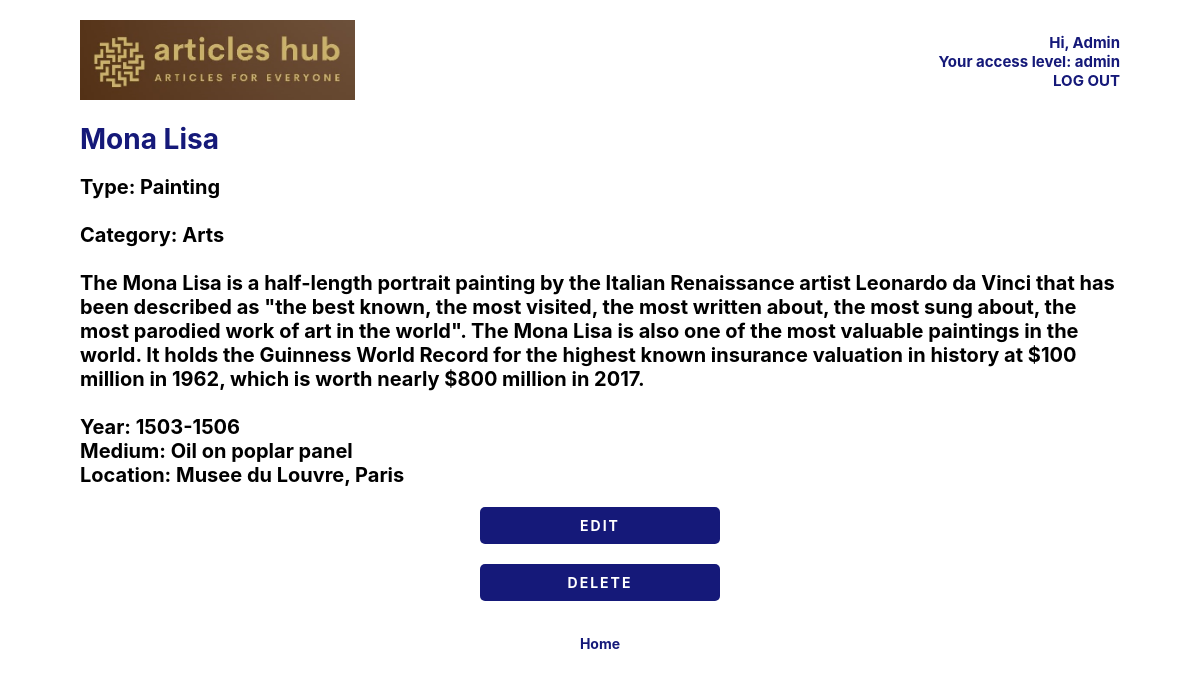
Screenshot of /articleshub/article/18/ (signed in) with the database file from the repository.
### ARTICLES_HUB/models.py (models this page shows, shortened)
class Article (models.Model):
    article_id = models.IntegerField
    type_id = models.ForeignKey (ArticleType, on_delete=models.SET_NULL, null=True)
    category_id = models.ForeignKey (ArticleCategory, on_delete=models.SET_NULL, null=True)
    article_name = models.TextField(max_length=255)
    year_of_born = models.TextField(max_length=50, blank=True)
    year_of_died = models.TextField(max_length=50, blank=True)
    nationality = models.TextField(max_length=50, blank=True)
    notable_work = models.TextField(max_length=255, blank=True)
    article_about = models.TextField(max_length=8000, blank=True)
    known_for = models.TextField(max_length=255, blank=True)
    article_year = models.TextField(max_length=50, blank=True)
    medium = models.TextField(max_length=255, blank=True)
    dimensions = models.TextField(max_length=255, blank=True)
    location = models.TextField(max_length=255, blank=True)
    designed = models.TextField(max_length=255, blank=True)
    developer = models.TextField(max_length=255, blank=True)

class ArticleType(models.Model):
    type_id = models.IntegerField
    type_name = models.TextField(max_length=255)
    def __str__(self):
        return self.type_name

class ArticleCategory(models.Model):
    category_id = models.IntegerField
    category_name = models.TextField(max_length=255)
    def __str__(self):
        return self.category_name

### ARTICLES_HUB/views.py (the view)
# urls.py: path("article/<int:pk>/", ArticleDetailsView.as_view(), name = "article_detail"),
class ArticleDetailsView(DetailView):
    model = Article
    template_name = "article_detail.html"

### ARTICLES_HUB/templates/article_detail.html (shortened to what this page needs)
{% extends "base.html" %}
{% load static %}
{% load crispy_forms_tags %}
{% block content %}
{% if user.is_authenticated %}
  <div class="tour-entry">
    <h1>{{ article.article_name }} </h1>
    <h4>Type: {{article.type_id }}
      <br><br>
       Category: {{ article.category_id }}
       <br><br>
       {{article.article_about}}
       <br> <br>
       {% if article.article_year != null %}
       Year: {{article.article_year}}
       <br>
       {% endif %}
       {% if article.medium != null %}
       Medium: {{article.medium}}
       <br>
       {% endif %}
       {% if article.location != null %}
       Location: {{article.location}}
       <br>
       {% endif %}
  </div>
  <center>
    {% if 'contenttypes.change_contenttype' in perms %}
    <a href="{% url 'article_edit' article.pk %}" class="button-dark">EDIT</a>
    {% endif %}
    {% if 'contenttypes.delete_contenttype' in perms %}
    <a href="{% url 'article_delete' article.pk %}" class="button-dark">DELETE</a><br><br>
    {% endif %}
    <a href="{% url 'home' %}">Home</a>
  </center>
{% endif %}
{% endblock content %}

### ARTICLES_HUB/templates/base.html (shortened to what this page needs)
{% load static %}
<!DOCTYPE html>
<html lang="en">
<head>
    <link rel="stylesheet" href="{% static 'css/base.css' %}">
</head>
<body>
    {% if user.is_authenticated %}
    <div class="base-container">
        <div class="base-logo">
          <a href="{% url 'home' %}"><img src="{% static 'images/articles_hub_logo2.jpg' %}" height="80px"></a>
        </div>
        <div class="base-text">
            <h5>
                Hi, {{user.first_name}} <br>
                 Your access level: {{user.groups.first.name}} <br>
                 <a href="{% url 'logout' %}">LOG OUT</a>
            </h5>
        </div>
      </div>
    {% endif %}
{% block content %} {% endblock content %}
</body>
</html>

### ARTICLES_HUB/static/css/base.css (style rules this page uses)
body { font-family: 'Inter', sans-serif; font-size: 14px; text-decoration: none; margin: 20px 80px 20px 80px; }
.button-dark { background-color: #151979; color: white !important; padding: 10px 20px; margin-top: 20px; display: block; font-weight: bold; text-align: center; border-radius: 5px; border: none !important; letter-spacing: 2px; }
a { color: #151979; font-weight: bold; text-decoration: none; margin-left: 0px; margin-top: 0px; width: 200px; }
h5 { text-align: right; text-decoration: none; color: #151979; font-size: 15px; font-weight: bold; margin: 0px; }
h4 { font-size: 20px; text-decoration: #333636; margin-bottom: 7px; margin-top: 7px; }
h1 { font-weight: bold; color: #151979; }
.base-container { display: flex; justify-content: space-between; align-items: center; }
.base-logo { flex-basis: 50%; }
.base-text { text-align: left; margin-left: auto; flex-basis: 50%; }

### rows the page displays
Article: article_name "Mona Lisa", type_id "Painting", category_id "Arts", article_about "The Mona Lisa is a half-length portrait painting by the Italian Renaissance artist Leonardo da Vinci that has been described as \"the best known, the most visited, the most written about, the most sung about, the most parodied work of art in the world\". The Mona Lisa is also one of the most valuable paintings in the world. It holds the Guinness World Record for the highest known insurance valuation in history at $100 million in 1962, which is worth nearly $800 million in 2017.", article_year "1503-1506", medium "Oil on poplar panel", location "Musee du Louvre, Paris"

### other values shown
{{ user.first_name }} "Admin"
{{ user.groups.first.name }} "admin"
